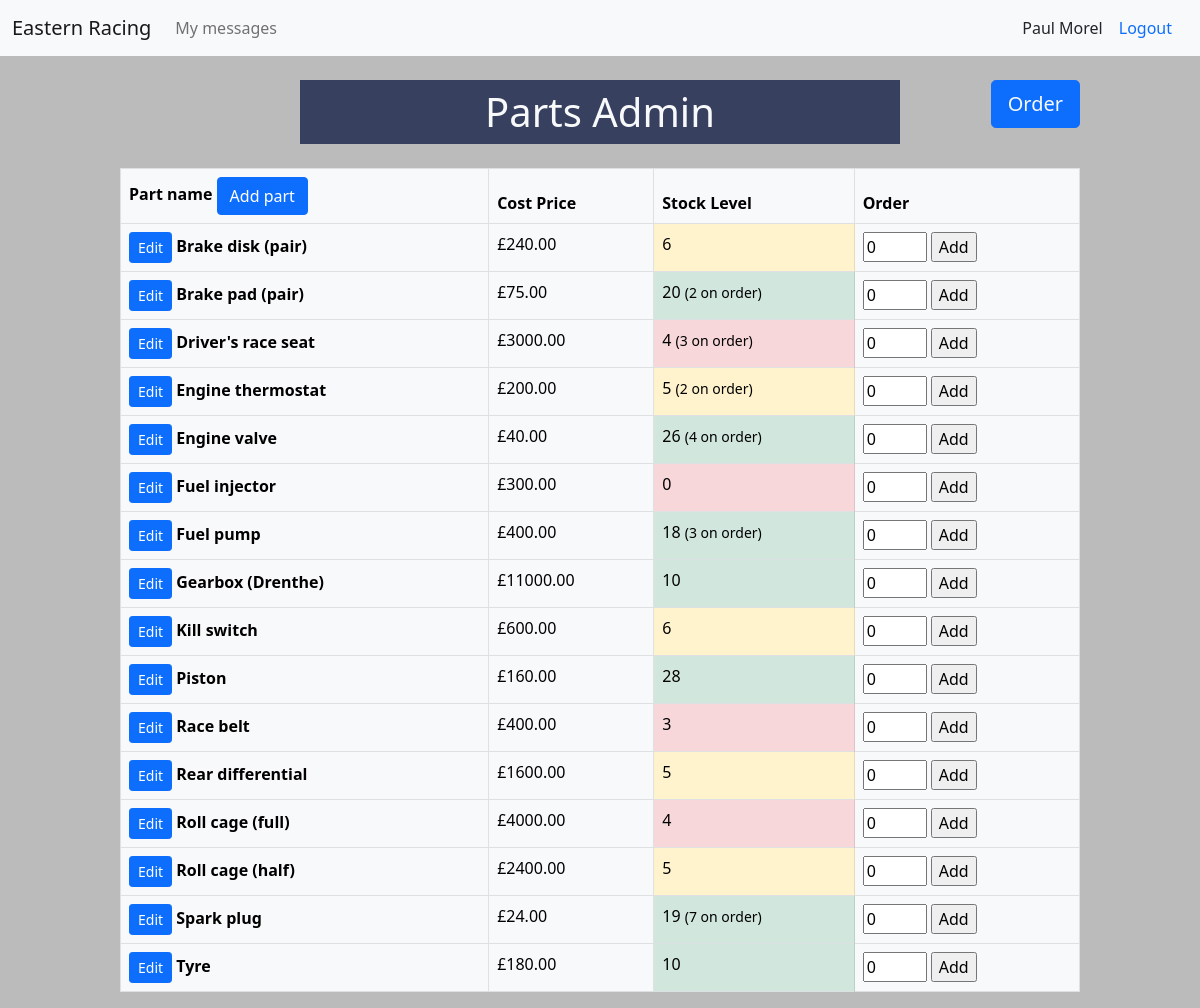
/parts/parts_admin/ (signed in), run on an earlier commit of the app's database.
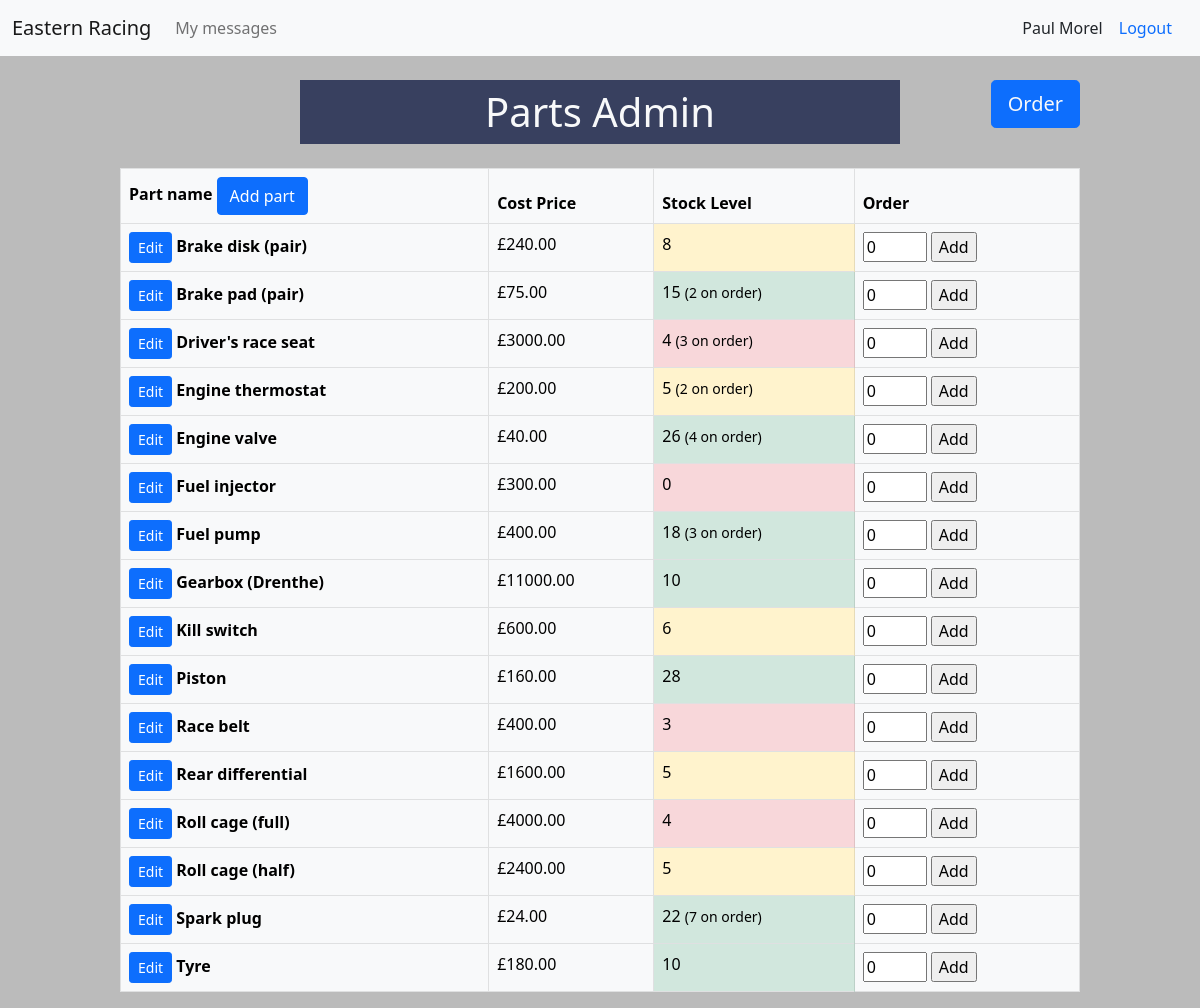
And on a later commit of the database.
### parts/models.py (models this page shows, shortened)
class Part(models.Model):
    name = models.CharField(max_length=200)
    cost_price = models.DecimalField(max_digits=10, decimal_places=2)
    customer_price = models.DecimalField(max_digits=10, decimal_places=2)
    stock_level = models.PositiveIntegerField()
    def get_total_on_order(self):
        total = 0
        for order in self.partsorderunit_set.all():
            if not order.checked_in:
                total += order.quantity
        return total

class PartsOrderUnit(models.Model):
    order = models.ForeignKey(PartsOrder, on_delete=models.PROTECT)
    part = models.ForeignKey(Part, on_delete=models.PROTECT)
    quantity = models.IntegerField()
    cost_each = models.DecimalField(max_digits=10, decimal_places=2)
    total_cost = models.DecimalField(max_digits=10, decimal_places=2)
    checked_in = models.BooleanField(default=False)

### parts/views.py (the view)
# urls.py: path('parts_admin/', views.parts_admin, name='parts-admin'),
@permission_required('parts.add_part')
def parts_admin(request):
    parts = Part.objects.all().order_by('name')
    part_form = PartForm()
    context = {
        'parts': parts,
        'part_form': part_form,
    }
    return render(request, 'parts/parts_admin.html', context)

### cars/forms.py
class MessageForm(forms.ModelForm):
    class Meta:
        model = Message
        fields = ('sender', 'recipient', 'car', 'job', 'subject', 'body')
        labels = {
            'body': _('Message')
        }
        widgets = {
            'sender': forms.HiddenInput(),
            'recipient': forms.HiddenInput(),
            'car': forms.HiddenInput(),
            'job': forms.HiddenInput(),
            'body': forms.Textarea(attrs={'rows':'5'})
        }

### parts/forms.py
class PartForm(forms.ModelForm):
    class Meta:
        model = Part
        fields = ('name', 'cost_price', 'customer_price', 'stock_level')

### car_mgmt/context_processors.py (called while the page is built)
def report_form(request):
    report_form = MessageForm(initial={'sender': request.user, 'recipient': Manager.objects.get(id=1).user})
    return {'report_form': report_form}

def login_form(request):
    login_form = AuthenticationForm()
    return {'login_form': login_form}

### parts/templates/parts/parts_admin.html (shortened to what this page needs)
{% extends 'cars/base.html' %}
{% load crispy_forms_tags %}
{% load parts_extras %}
{% block content %}
<button class="order-button btn btn-primary text-light btn-lg p-relative" type="button" data-bs-toggle="offcanvas" data-bs-target="#offcanvasRight" aria-controls="offcanvasRight">
  Order</button>
<div class="d-flex align-items-center">
<h1 class="col-md-6 mx-auto text-center p-2 bg-parts text-light m-4">Parts Admin</h1>
</div>
<table class="table table-light table-hover table-bordered mx-auto listbox">
  <thead>
    <tr>
      <th scope="col">Part name <a type="button" class="btn btn-primary" data-bs-toggle="modal" data-bs-target="#partModal">
        Add part
      </a></th>
      <th class="scope:col">Cost Price</th>
      <th class="scope:col">Stock Level</th>
      <th class="scope:col">Order</th>
    </tr>
  </thead>
  <tbody>
    {% for part in parts %}
    <tr>
      <th class="scope:row">
        <a class="btn-sm btn btn-primary" href="{% url 'parts:part-details' part.id %}">Edit</a>
        {{ part.name }}
      </th>
      <td>£{{ part.cost_price }}</td>
      <td class="
          {% if part.stock_level < 5 %}
              table-danger
          {% elif part.stock_level < 10 %}
              table-warning
          {% else %}
              table-success
          {% endif %}
        ">{{ part.stock_level }}
          {% if part.get_total_on_order %}
            <small>({{ part.get_total_on_order }} on order)</small>
          {% endif %}
      </td>
      <td><form action="{% url 'parts:add-part-to-order' %}" method="post">
        {% if part.id|stringformat:'s' in request.session.parts_order.keys %}
          <input type="number" class="order_quantity" name="quantity" min="0" value="{{ request.session.parts_order|get_quantity:part.id }}">
          <input type="submit" value="Update">
        {% else %}
          <input type="number" class="order_quantity" name="quantity" min="0" value="0">
          <input type="submit" value="Add">
        {% endif %}
      </form></td>
    </tr>
    {% endfor %}
  </tbody>
</table>
{% endblock content %}

What changed in the data, as far as the page shows it:
changed Part "Brake disk (pair)": stock_level "6" → "8"
changed Part "Brake pad (pair)": stock_level "20" → "15"
changed Part "Spark plug": stock_level "19" → "22"
